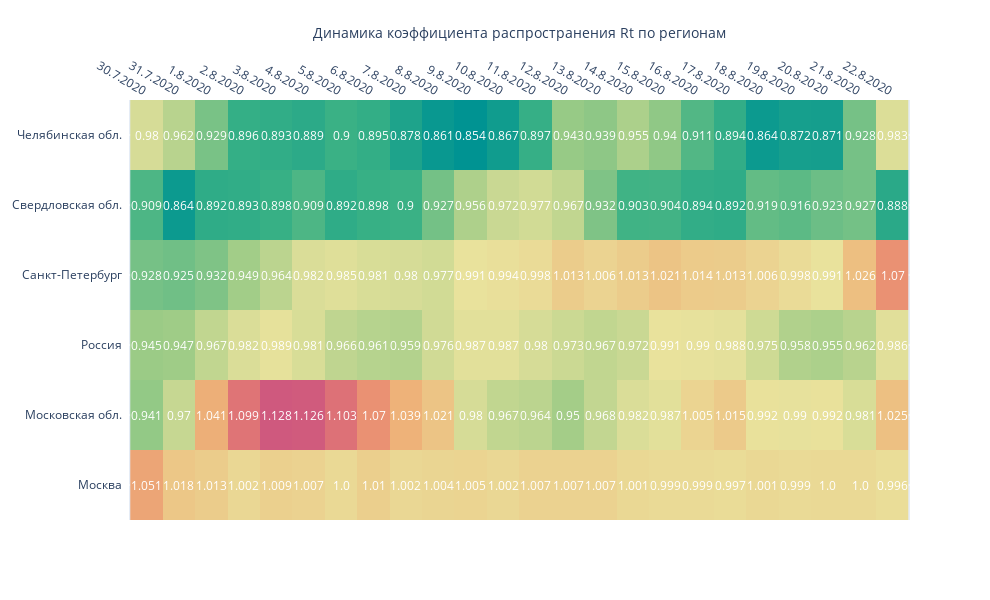

The code cell stored with this chart in its notebook:
### Code cell
fig = ff.create_annotated_heatmap(d, x=x2, y=y, annotation_text=d,
                                  colorscale='Temps')

fig.update_layout(
                  
                  
                  width = 990, height = 600,    
    
                  xaxis_title='Динамика коэффициента распространения Rt по регионам',
               #   yaxis_title = 'Регион '
)

fig.show()

### Figure 1 — Plotly figure (JSON) as saved in the notebook; plotly's stock layout.template omitted (floating-point values rounded to 4 significant figures; data arrays with more than 128 entries replaced by an {"elided": "..."} marker saying what was removed)
{"data": [{"colorscale": [[0, "rgb(0, 147, 146)"], [0.1667, "rgb(57, 177, 133)"], [0.3333, "rgb(156, 203, 134)"], [0.5, "rgb(233, 226, 156)"], [0.6667, "rgb(238, 180, 121)"], [0.8333, "rgb(232, 132, 113)"], [1, "rgb(207, 89, 126)"]], "reversescale": false, "showscale": false, "type": "heatmap", "x": ["30.7.2020", "31.7.2020", "1.8.2020", "2.8.2020", "3.8.2020", "4.8.2020", "5.8.2020", "6.8.2020", "7.8.2020", "8.8.2020", "9.8.2020", "10.8.2020", "11.8.2020", "12.8.2020", "13.8.2020", "14.8.2020", "15.8.2020", "16.8.2020", "17.8.2020", "18.8.2020", "19.8.2020", "20.8.2020", "21.8.2020", "22.8.2020"], "y": ["Москва", "Московская обл.", "Россия", "Санкт-Петербург", "Свердловская обл.", "Челябинская обл."], "z": {"elided": "6x24 float values"}}], "layout": {"annotations": [{"font": {"color": "#FFFFFF"}, "showarrow": false, "text": "1.051", "x": "30.7.2020", "xref": "x", "y": "Москва", "yref": "y"}, {"font": {"color": "#FFFFFF"}, "showarrow": false, "text": "1.018", "x": "31.7.2020", "xref": "x", "y": "Москва", "yref": "y"}, {"font": {"color": "#FFFFFF"}, "showarrow": false, "text": "1.013", "x": "1.8.2020", "xref": "x", "y": "Москва", "yref": "y"}, {"font": {"color": "#FFFFFF"}, "showarrow": false, "text": "1.002", "x": "2.8.2020", "xref": "x", "y": "Москва", "yref": "y"}, {"font": {"color": "#FFFFFF"}, "showarrow": false, "text": "1.009", "x": "3.8.2020", "xref": "x", "y": "Москва", "yref": "y"}, {"font": {"color": "#FFFFFF"}, "showarrow": false, "text": "1.007", "x": "4.8.2020", "xref": "x", "y": "Москва", "yref": "y"}, {"font": {"color": "#FFFFFF"}, "showarrow": false, "text": "1.0", "x": "5.8.2020", "xref": "x", "y": "Москва", "yref": "y"}, {"font": {"color": "#FFFFFF"}, "showarrow": false, "text": "1.01", "x": "6.8.2020", "xref": "x", "y": "Москва", "yref": "y"}, {"font": {"color": "#FFFFFF"}, "showarrow": false, "text": "1.002", "x": "7.8.2020", "xref": "x", "y": "Москва", "yref": "y"}, {"font": {"color": "#FFFFFF"}, "showarrow": false, "text": "1.004", "x": "8.8.2020", "xref": "x", "y": "Москва", "yref": "y"}, {"font": {"color": "#FFFFFF"}, "showarrow": false, "text": "1.005", "x": "9.8.2020", "xref": "x", "y": "Москва", "yref": "y"}, {"font": {"color": "#FFFFFF"}, "showarrow": false, "text": "1.002", "x": "10.8.2020", "xref": "x", "y": "Москва", "yref": "y"}, {"font": {"color": "#FFFFFF"}, "showarrow": false, "text": "1.007", "x": "11.8.2020", "xref": "x", "y": "Москва", "yref": "y"}, {"font": {"color": "#FFFFFF"}, "showarrow": false, "text": "1.007", "x": "12.8.2020", "xref": "x", "y": "Москва", "yref": "y"}, {"font": {"color": "#FFFFFF"}, "showarrow": false, "text": "1.007", "x": "13.8.2020", "xref": "x", "y": "Москва", "yref": "y"}, {"font": {"color": "#FFFFFF"}, "showarrow": false, "text": "1.001", "x": "14.8.2020", "xref": "x", "y": "Москва", "yref": "y"}, {"font": {"color": "#FFFFFF"}, "showarrow": false, "text": "0.999", "x": "15.8.2020", "xref": "x", "y": "Москва", "yref": "y"}, {"font": {"color": "#FFFFFF"}, "showarrow": false, "text": "0.999", "x": "16.8.2020", "xref": "x", "y": "Москва", "yref": "y"}, {"font": {"color": "#FFFFFF"}, "showarrow": false, "text": "0.997", "x": "17.8.2020", "xref": "x", "y": "Москва", "yref": "y"}, {"font": {"color": "#FFFFFF"}, "showarrow": false, "text": "1.001", "x": "18.8.2020", "xref": "x", "y": "Москва", "yref": "y"}, {"font": {"color": "#FFFFFF"}, "showarrow": false, "text": "0.999", "x": "19.8.2020", "xref": "x", "y": "Москва", "yref": "y"}, {"font": {"color": "#FFFFFF"}, "showarrow": false, "text": "1.0", "x": "20.8.2020", "xref": "x", "y": "Москва", "yref": "y"}, {"font": {"color": "#FFFFFF"}, "showarrow": false, "text": "1.0", "x": "21.8.2020", "xref": "x", "y": "Москва", "yref": "y"}, {"font": {"color": "#FFFFFF"}, "showarrow": false, "text": "0.996", "x": "22.8.2020", "xref": "x", "y": "Москва", "yref": "y"}, {"font": {"color": "#FFFFFF"}, "showarrow": false, "text": "0.941", "x": "30.7.2020", "xref": "x", "y": "Московская обл.", "yref": "y"}, {"font": {"color": "#FFFFFF"}, "showarrow": false, "text": "0.97", "x": "31.7.2020", "xref": "x", "y": "Московская обл.", "yref": "y"}, {"font": {"color": "#FFFFFF"}, "showarrow": false, "text": "1.041", "x": "1.8.2020", "xref": "x", "y": "Московская обл.", "yref": "y"}, {"font": {"color": "#FFFFFF"}, "showarrow": false, "text": "1.099", "x": "2.8.2020", "xref": "x", "y": "Московская обл.", "yref": "y"}, {"font": {"color": "#FFFFFF"}, "showarrow": false, "text": "1.128", "x": "3.8.2020", "xref": "x", "y": "Московская обл.", "yref": "y"}, {"font": {"color": "#FFFFFF"}, "showarrow": false, "text": "1.126", "x": "4.8.2020", "xref": "x", "y": "Московская обл.", "yref": "y"}, {"font": {"color": "#FFFFFF"}, "showarrow": false, "text": "1.103", "x": "5.8.2020", "xref": "x", "y": "Московская обл.", "yref": "y"}, {"font": {"color": "#FFFFFF"}, "showarrow": false, "text": "1.07", "x": "6.8.2020", "xref": "x", "y": "Московская обл.", "yref": "y"}, {"font": {"color": "#FFFFFF"}, "showarrow": false, "text": "1.039", "x": "7.8.2020", "xref": "x", "y": "Московская обл.", "yref": "y"}, {"font": {"color": "#FFFFFF"}, "showarrow": false, "text": "1.021", "x": "8.8.2020", "xref": "x", "y": "Московская обл.", "yref": "y"}, {"font": {"color": "#FFFFFF"}, "showarrow": false, "text": "0.98", "x": "9.8.2020", "xref": "x", "y": "Московская обл.", "yref": "y"}, {"font": {"color": "#FFFFFF"}, "showarrow": false, "text": "0.967", "x": "10.8.2020", "xref": "x", "y": "Московская обл.", "yref": "y"}, {"font": {"color": "#FFFFFF"}, "showarrow": false, "text": "0.964", "x": "11.8.2020", "xref": "x", "y": "Московская обл.", "yref": "y"}, {"font": {"color": "#FFFFFF"}, "showarrow": false, "text": "0.95", "x": "12.8.2020", "xref": "x", "y": "Московская обл.", "yref": "y"}, {"font": {"color": "#FFFFFF"}, "showarrow": false, "text": "0.968", "x": "13.8.2020", "xref": "x", "y": "Московская обл.", "yref": "y"}, {"font": {"color": "#FFFFFF"}, "showarrow": false, "text": "0.982", "x": "14.8.2020", "xref": "x", "y": "Московская обл.", "yref": "y"}, {"font": {"color": "#FFFFFF"}, "showarrow": false, "text": "0.987", "x": "15.8.2020", "xref": "x", "y": "Московская обл.", "yref": "y"}, {"font": {"color": "#FFFFFF"}, "showarrow": false, "text": "1.005", "x": "16.8.2020", "xref": "x", "y": "Московская обл.", "yref": "y"}, {"font": {"color": "#FFFFFF"}, "showarrow": false, "text": "1.015", "x": "17.8.2020", "xref": "x", "y": "Московская обл.", "yref": "y"}, {"font": {"color": "#FFFFFF"}, "showarrow": false, "text": "0.992", "x": "18.8.2020", "xref": "x", "y": "Московская обл.", "yref": "y"}, {"font": {"color": "#FFFFFF"}, "showarrow": false, "text": "0.99", "x": "19.8.2020", "xref": "x", "y": "Московская обл.", "yref": "y"}, {"font": {"color": "#FFFFFF"}, "showarrow": false, "text": "0.992", "x": "20.8.2020", "xref": "x", "y": "Московская обл.", "yref": "y"}, {"font": {"color": "#FFFFFF"}, "showarrow": false, "text": "0.981", "x": "21.8.2020", "xref": "x", "y": "Московская обл.", "yref": "y"}, {"font": {"color": "#FFFFFF"}, "showarrow": false, "text": "1.025", "x": "22.8.2020", "xref": "x", "y": "Московская обл.", "yref": "y"}, {"font": {"color": "#FFFFFF"}, "showarrow": false, "text": "0.945", "x": "30.7.2020", "xref": "x", "y": "Россия", "yref": "y"}, {"font": {"color": "#FFFFFF"}, "showarrow": false, "text": "0.947", "x": "31.7.2020", "xref": "x", "y": "Россия", "yref": "y"}, {"font": {"color": "#FFFFFF"}, "showarrow": false, "text": "0.967", "x": "1.8.2020", "xref": "x", "y": "Россия", "yref": "y"}, {"font": {"color": "#FFFFFF"}, "showarrow": false, "text": "0.982", "x": "2.8.2020", "xref": "x", "y": "Россия", "yref": "y"}, {"font": {"color": "#FFFFFF"}, "showarrow": false, "text": "0.989", "x": "3.8.2020", "xref": "x", "y": "Россия", "yref": "y"}, {"font": {"color": "#FFFFFF"}, "showarrow": false, "text": "0.981", "x": "4.8.2020", "xref": "x", "y": "Россия", "yref": "y"}, {"font": {"color": "#FFFFFF"}, "showarrow": false, "text": "0.966", "x": "5.8.2020", "xref": "x", "y": "Россия", "yref": "y"}, {"font": {"color": "#FFFFFF"}, "showarrow": false, "text": "0.961", "x": "6.8.2020", "xref": "x", "y": "Россия", "yref": "y"}, {"font": {"color": "#FFFFFF"}, "showarrow": false, "text": "0.959", "x": "7.8.2020", "xref": "x", "y": "Россия", "yref": "y"}, {"font": {"color": "#FFFFFF"}, "showarrow": false, "text": "0.976", "x": "8.8.2020", "xref": "x", "y": "Россия", "yref": "y"}, {"font": {"color": "#FFFFFF"}, "showarrow": false, "text": "0.987", "x": "9.8.2020", "xref": "x", "y": "Россия", "yref": "y"}, {"font": {"color": "#FFFFFF"}, "showarrow": false, "text": "0.987", "x": "10.8.2020", "xref": "x", "y": "Россия", "yref": "y"}, {"font": {"color": "#FFFFFF"}, "showarrow": false, "text": "0.98", "x": "11.8.2020", "xref": "x", "y": "Россия", "yref": "y"}, {"font": {"color": "#FFFFFF"}, "showarrow": false, "text": "0.973", "x": "12.8.2020", "xref": "x", "y": "Россия", "yref": "y"}, {"font": {"color": "#FFFFFF"}, "showarrow": false, "text": "0.967", "x": "13.8.2020", "xref": "x", "y": "Россия", "yref": "y"}, {"font": {"color": "#FFFFFF"}, "showarrow": false, "text": "0.972", "x": "14.8.2020", "xref": "x", "y": "Россия", "yref": "y"}, {"font": {"color": "#FFFFFF"}, "showarrow": false, "text": "0.991", "x": "15.8.2020", "xref": "x", "y": "Россия", "yref": "y"}, {"font": {"color": "#FFFFFF"}, "showarrow": false, "text": "0.99", "x": "16.8.2020", "xref": "x", "y": "Россия", "yref": "y"}, {"font": {"color": "#FFFFFF"}, "showarrow": false, "text": "0.988", "x": "17.8.2020", "xref": "x", "y": "Россия", "yref": "y"}, {"font": {"color": "#FFFFFF"}, "showarrow": false, "text": "0.975", "x": "18.8.2020", "xref": "x", "y": "Россия", "yref": "y"}, {"font": {"color": "#FFFFFF"}, "showarrow": false, "text": "0.958", "x": "19.8.2020", "xref": "x", "y": "Россия", "yref": "y"}, {"font": {"color": "#FFFFFF"}, "showarrow": false, "text": "0.955", "x": "20.8.2020", "xref": "x", "y": "Россия", "yref": "y"}, {"font": {"color": "#FFFFFF"}, "showarrow": false, "text": "0.962", "x": "21.8.2020", "xref": "x", "y": "Россия", "yref": "y"}, {"font": {"color": "#FFFFFF"}, "showarrow": false, "text": "0.986", "x": "22.8.2020", "xref": "x", "y": "Россия", "yref": "y"}, {"font": {"color": "#FFFFFF"}, "showarrow": false, "text": "0.928", "x": "30.7.2020", "xref": "x", "y": "Санкт-Петербург", "yref": "y"}, {"font": {"color": "#FFFFFF"}, "showarrow": false, "text": "0.925", "x": "31.7.2020", "xref": "x", "y": "Санкт-Петербург", "yref": "y"}, {"font": {"color": "#FFFFFF"}, "showarrow": false, "text": "0.932", "x": "1.8.2020", "xref": "x", "y": "Санкт-Петербург", "yref": "y"}, {"font": {"color": "#FFFFFF"}, "showarrow": false, "text": "0.949", "x": "2.8.2020", "xref": "x", "y": "Санкт-Петербург", "yref": "y"}, {"font": {"color": "#FFFFFF"}, "showarrow": false, "text": "0.964", "x": "3.8.2020", "xref": "x", "y": "Санкт-Петербург", "yref": "y"}, {"font": {"color": "#FFFFFF"}, "showarrow": false, "text": "0.982", "x": "4.8.2020", "xref": "x", "y": "Санкт-Петербург", "yref": "y"}, {"font": {"color": "#FFFFFF"}, "showarrow": false, "text": "0.985", "x": "5.8.2020", "xref": "x", "y": "Санкт-Петербург", "yref": "y"}, {"font": {"color": "#FFFFFF"}, "showarrow": false, "text": "0.981", "x": "6.8.2020", "xref": "x", "y": "Санкт-Петербург", "yref": "y"}, {"font": {"color": "#FFFFFF"}, "showarrow": false, "text": "0.98", "x": "7.8.2020", "xref": "x", "y": "Санкт-Петербург", "yref": "y"}, {"font": {"color": "#FFFFFF"}, "showarrow": false, "text": "0.977", "x": "8.8.2020", "xref": "x", "y": "Санкт-Петербург", "yref": "y"}, {"font": {"color": "#FFFFFF"}, "showarrow": false, "text": "0.991", "x": "9.8.2020", "xref": "x", "y": "Санкт-Петербург", "yref": "y"}, {"font": {"color": "#FFFFFF"}, "showarrow": false, "text": "0.994", "x": "10.8.2020", "xref": "x", "y": "Санкт-Петербург", "yref": "y"}, {"font": {"color": "#FFFFFF"}, "showarrow": false, "text": "0.998", "x": "11.8.2020", "xref": "x", "y": "Санкт-Петербург", "yref": "y"}, {"font": {"color": "#FFFFFF"}, "showarrow": false, "text": "1.013", "x": "12.8.2020", "xref": "x", "y": "Санкт-Петербург", "yref": "y"}, {"font": {"color": "#FFFFFF"}, "showarrow": false, "text": "1.006", "x": "13.8.2020", "xref": "x", "y": "Санкт-Петербург", "yref": "y"}, {"font": {"color": "#FFFFFF"}, "showarrow": false, "text": "1.013", "x": "14.8.2020", "xref": "x", "y": "Санкт-Петербург", "yref": "y"}, {"font": {"color": "#FFFFFF"}, "showarrow": false, "text": "1.021", "x": "15.8.2020", "xref": "x", "y": "Санкт-Петербург", "yref": "y"}, {"font": {"color": "#FFFFFF"}, "showarrow": false, "text": "1.014", "x": "16.8.2020", "xref": "x", "y": "Санкт-Петербург", "yref": "y"}, {"font": {"color": "#FFFFFF"}, "showarrow": false, "text": "1.013", "x": "17.8.2020", "xref": "x", "y": "Санкт-Петербург", "yref": "y"}, {"font": {"color": "#FFFFFF"}, "showarrow": false, "text": "1.006", "x": "18.8.2020", "xref": "x", "y": "Санкт-Петербург", "yref": "y"}, {"font": {"color": "#FFFFFF"}, "showarrow": false, "text": "0.998", "x": "19.8.2020", "xref": "x", "y": "Санкт-Петербург", "yref": "y"}, {"font": {"color": "#FFFFFF"}, "showarrow": false, "text": "0.991", "x": "20.8.2020", "xref": "x", "y": "Санкт-Петербург", "yref": "y"}, {"font": {"color": "#FFFFFF"}, "showarrow": false, "text": "1.026", "x": "21.8.2020", "xref": "x", "y": "Санкт-Петербург", "yref": "y"}, {"font": {"color": "#FFFFFF"}, "showarrow": false, "text": "1.07", "x": "22.8.2020", "xref": "x", "y": "Санкт-Петербург", "yref": "y"}, {"font": {"color": "#FFFFFF"}, "showarrow": false, "text": "0.909", "x": "30.7.2020", "xref": "x", "y": "Свердловская обл.", "yref": "y"}, {"font": {"color": "#FFFFFF"}, "showarrow": false, "text": "0.864", "x": "31.7.2020", "xref": "x", "y": "Свердловская обл.", "yref": "y"}, {"font": {"color": "#FFFFFF"}, "showarrow": false, "text": "0.892", "x": "1.8.2020", "xref": "x", "y": "Свердловская обл.", "yref": "y"}, {"font": {"color": "#FFFFFF"}, "showarrow": false, "text": "0.893", "x": "2.8.2020", "xref": "x", "y": "Свердловская обл.", "yref": "y"}, {"font": {"color": "#FFFFFF"}, "showarrow": false, "text": "0.898", "x": "3.8.2020", "xref": "x", "y": "Свердловская обл.", "yref": "y"}, {"font": {"color": "#FFFFFF"}, "showarrow": false, "text": "0.909", "x": "4.8.2020", "xref": "x", "y": "Свердловская обл.", "yref": "y"}, {"font": {"color": "#FFFFFF"}, "showarrow": false, "text": "0.892", "x": "5.8.2020", "xref": "x", "y": "Свердловская обл.", "yref": "y"}, {"font": {"color": "#FFFFFF"}, "showarrow": false, "text": "0.898", "x": "6.8.2020", "xref": "x", "y": "Свердловская обл.", "yref": "y"}, {"font": {"color": "#FFFFFF"}, "showarrow": false, "text": "0.9", "x": "7.8.2020", "xref": "x", "y": "Свердловская обл.", "yref": "y"}, {"font": {"color": "#FFFFFF"}, "showarrow": false, "text": "0.927", "x": "8.8.2020", "xref": "x", "y": "Свердловская обл.", "yref": "y"}, {"font": {"color": "#FFFFFF"}, "showarrow": false, "text": "0.956", "x": "9.8.2020", "xref": "x", "y": "Свердловская обл.", "yref": "y"}, {"font": {"color": "#FFFFFF"}, "showarrow": false, "text": "0.972", "x": "10.8.2020", "xref": "x", "y": "Свердловская обл.", "yref": "y"}, {"font": {"color": "#FFFFFF"}, "showarrow": false, "text": "0.977", "x": "11.8.2020", "xref": "x", "y": "Свердловская обл.", "yref": "y"}, {"font": {"color": "#FFFFFF"}, "showarrow": false, "text": "0.967", "x": "12.8.2020", "xref": "x", "y": "Свердловская обл.", "yref": "y"}, {"font": {"color": "#FFFFFF"}, "showarrow": false, "text": "0.932", "x": "13.8.2020", "xref": "x", "y": "Свердловская обл.", "yref": "y"}, {"font": {"color": "#FFFFFF"}, "showarrow": false, "text": "0.903", "x": "14.8.2020", "xref": "x", "y": "Свердловская обл.", "yref": "y"}, {"font": {"color": "#FFFFFF"}, "showarrow": false, "text": "0.904", "x": "15.8.2020", "xref": "x", "y": "Свердловская обл.", "yref": "y"}, {"font": {"color": "#FFFFFF"}, "showarrow": false, "text": "0.894", "x": "16.8.2020", "xref": "x", "y": "Свердловская обл.", "yref": "y"}, {"font": {"color": "#FFFFFF"}, "showarrow": false, "text": "0.892", "x": "17.8.2020", "xref": "x", "y": "Свердловская обл.", "yref": "y"}, {"font": {"color": "#FFFFFF"}, "showarrow": false, "text": "0.919", "x": "18.8.2020", "xref": "x", "y": "Свердловская обл.", "yref": "y"}, {"font": {"color": "#FFFFFF"}, "showarrow": false, "text": "0.916", "x": "19.8.2020", "xref": "x", "y": "Свердловская обл.", "yref": "y"}, {"font": {"color": "#FFFFFF"}, "showarrow": false, "text": "0.923", "x": "20.8.2020", "xref": "x", "y": "Свердловская обл.", "yref": "y"}, {"font": {"color": "#FFFFFF"}, "showarrow": false, "text": "0.927", "x": "21.8.2020", "xref": "x", "y": "Свердловская обл.", "yref": "y"}, {"font": {"color": "#FFFFFF"}, "showarrow": false, "text": "0.888", "x": "22.8.2020", "xref": "x", "y": "Свердловская обл.", "yref": "y"}, {"font": {"color": "#FFFFFF"}, "showarrow": false, "text": "0.98", "x": "30.7.2020", "xref": "x", "y": "Челябинская обл.", "yref": "y"}, {"font": {"color": "#FFFFFF"}, "showarrow": false, "text": "0.962", "x": "31.7.2020", "xref": "x", "y": "Челябинская обл.", "yref": "y"}, {"font": {"color": "#FFFFFF"}, "showarrow": false, "text": "0.929", "x": "1.8.2020", "xref": "x", "y": "Челябинская обл.", "yref": "y"}, {"font": {"color": "#FFFFFF"}, "showarrow": false, "text": "0.896", "x": "2.8.2020", "xref": "x", "y": "Челябинская обл.", "yref": "y"}, {"font": {"color": "#FFFFFF"}, "showarrow": false, "text": "0.893", "x": "3.8.2020", "xref": "x", "y": "Челябинская обл.", "yref": "y"}, {"font": {"color": "#FFFFFF"}, "showarrow": false, "text": "0.889", "x": "4.8.2020", "xref": "x", "y": "Челябинская обл.", "yref": "y"}, {"font": {"color": "#FFFFFF"}, "showarrow": false, "text": "0.9", "x": "5.8.2020", "xref": "x", "y": "Челябинская обл.", "yref": "y"}, {"font": {"color": "#FFFFFF"}, "showarrow": false, "text": "0.895", "x": "6.8.2020", "xref": "x", "y": "Челябинская обл.", "yref": "y"}, {"font": {"color": "#FFFFFF"}, "showarrow": false, "text": "0.878", "x": "7.8.2020", "xref": "x", "y": "Челябинская обл.", "yref": "y"}, {"font": {"color": "#FFFFFF"}, "showarrow": false, "text": "0.861", "x": "8.8.2020", "xref": "x", "y": "Челябинская обл.", "yref": "y"}, {"font": {"color": "#FFFFFF"}, "showarrow": false, "text": "0.854", "x": "9.8.2020", "xref": "x", "y": "Челябинская обл.", "yref": "y"}, {"font": {"color": "#FFFFFF"}, "showarrow": false, "text": "0.867", "x": "10.8.2020", "xref": "x", "y": "Челябинская обл.", "yref": "y"}, {"font": {"color": "#FFFFFF"}, "showarrow": false, "text": "0.897", "x": "11.8.2020", "xref": "x", "y": "Челябинская обл.", "yref": "y"}, {"font": {"color": "#FFFFFF"}, "showarrow": false, "text": "0.943", "x": "12.8.2020", "xref": "x", "y": "Челябинская обл.", "yref": "y"}, {"font": {"color": "#FFFFFF"}, "showarrow": false, "text": "0.939", "x": "13.8.2020", "xref": "x", "y": "Челябинская обл.", "yref": "y"}, {"font": {"color": "#FFFFFF"}, "showarrow": false, "text": "0.955", "x": "14.8.2020", "xref": "x", "y": "Челябинская обл.", "yref": "y"}, {"font": {"color": "#FFFFFF"}, "showarrow": false, "text": "0.94", "x": "15.8.2020", "xref": "x", "y": "Челябинская обл.", "yref": "y"}, {"font": {"color": "#FFFFFF"}, "showarrow": false, "text": "0.911", "x": "16.8.2020", "xref": "x", "y": "Челябинская обл.", "yref": "y"}, {"font": {"color": "#FFFFFF"}, "showarrow": false, "text": "0.894", "x": "17.8.2020", "xref": "x", "y": "Челябинская обл.", "yref": "y"}, {"font": {"color": "#FFFFFF"}, "showarrow": false, "text": "0.864", "x": "18.8.2020", "xref": "x", "y": "Челябинская обл.", "yref": "y"}, {"font": {"color": "#FFFFFF"}, "showarrow": false, "text": "0.872", "x": "19.8.2020", "xref": "x", "y": "Челябинская обл.", "yref": "y"}, {"font": {"color": "#FFFFFF"}, "showarrow": false, "text": "0.871", "x": "20.8.2020", "xref": "x", "y": "Челябинская обл.", "yref": "y"}, {"font": {"color": "#FFFFFF"}, "showarrow": false, "text": "0.928", "x": "21.8.2020", "xref": "x", "y": "Челябинская обл.", "yref": "y"}, {"font": {"color": "#FFFFFF"}, "showarrow": false, "text": "0.983", "x": "22.8.2020", "xref": "x", "y": "Челябинская обл.", "yref": "y"}], "height": 600, "width": 990, "xaxis": {"dtick": 1, "gridcolor": "rgb(0, 0, 0)", "side": "top", "ticks": "", "title": {"text": "Динамика коэффициента распространения Rt по регионам"}}, "yaxis": {"dtick": 1, "ticks": "", "ticksuffix": "  "}}}
